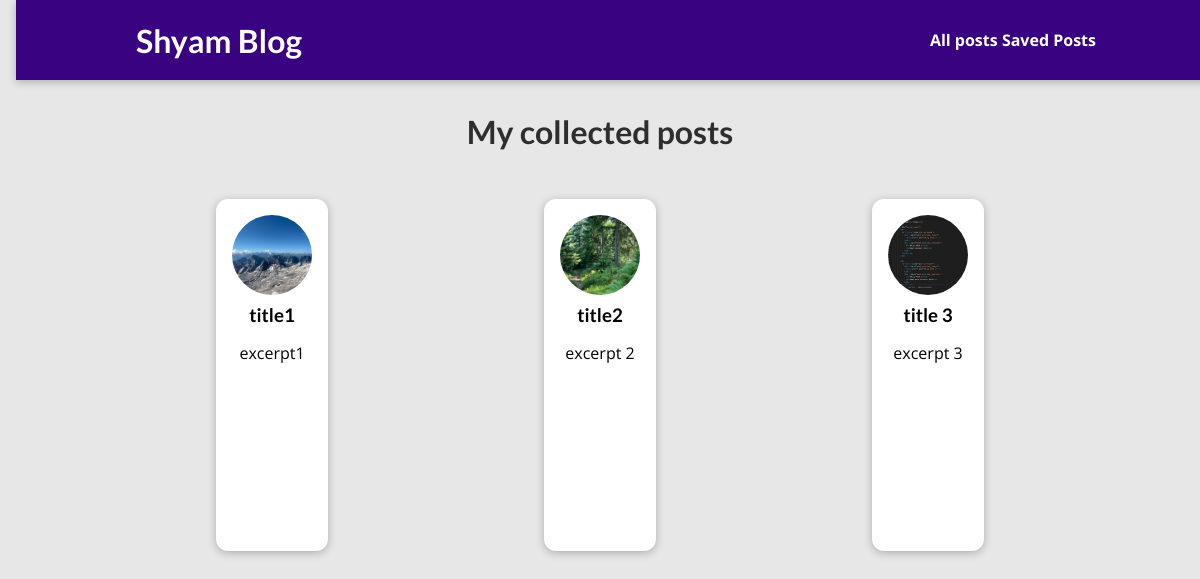
The app's page /blog/posts with its own data.
### blog/models.py (models this page shows, shortened)
class Post(models.Model):
    title=models.CharField(max_length=50)
    excerpt=models.CharField(max_length=100)
    image=models.ImageField(upload_to="posts",null=True)
    date=models.DateField(auto_now=True)
    slug=models.SlugField(unique=True,db_index=True)
    content=models.TextField(validators=[MinLengthValidator(10)])
    author=models.ForeignKey(Author,
                             null=True,
                             on_delete=models.SET_NULL,
                             related_name="posts")
    tags=models.ManyToManyField(Tag)

### blog/views.py (the view)
# urls.py: path("posts",views.AllpostsView.as_view(),name="posts-page"),
class AllpostsView(ListView):
    template_name="blog/all-posts.html"
    model=Post
    context_object_name="all_posts"
    ordering=["-date"]

### blog/templates/blog/all-posts.html (shortened to what this page needs)
{% extends 'base.html' %}
{% load static %}
{% block css_files %}
<link rel="stylesheet" href="{% static 'blog/all-posts.css' %}">
<link rel="stylesheet" href="{% static 'blog/post.css' %}">
{% endblock css_files %}
{% block content %}
<section id="all-posts">
<h2>My collected posts</h2>
<ul>
    {% for post in all_posts %}
    {% include "blog/includes/post.html" %}
    {% endfor %}
</ul>
</section>
{% endblock %}

### blog/templates/blog/includes/post.html (shortened to what this page needs)
{% load static %}
<li>
    <article class="post" >
        <a href="{% url 'post-details-page' post.slug %}">
            <img src="{{ post.image.url }}" alt="{{ post.title }}">
            <div class="post_content">
                <h3>{{ post.title }}</h3>
                <p>{{ post.excerpt }}</p>
            </div>
        </a>
    </article>
</li>

### static/app.css (style rules this page uses)
* { box-sizing: border-box; }
html { font-family: 'Open Sans', 'Lato', sans-serif; }
body { margin: 0; }
h1, h2, h3 { font-family: 'Lato', sans-serif; font-weight: bold; }

### blog/static/blog/all-posts.css (style rules this page uses)
body { background-color: #e7e7e7; }
#all-posts { margin: 7rem auto; width: 90%; max-width: 60rem; }
#all-posts h2 { text-align: center; font-size: 2rem; color: #2e2e2e; margin: 3rem 0; }
ul { list-style: none; margin: 0; padding: 0; display: grid; grid-template-columns: repeat(auto-fill, minmax(17rem, 1fr)); gap: 1.5rem; }
.post img { width: 7rem; height: 7rem; }
.post a { height: 22rem; transform-origin: center; box-shadow: 0 2px 8px rgba(0, 0, 0, 0.25); border-radius: 12px; background-color: white; }

### blog/static/blog/post.css (style rules this page uses)
.post { display: flex; flex-direction: column; align-items: center; text-align: center; }
.post a { text-decoration: none; color: black; transition: all 0.2s ease; padding: 1rem; }
.post img { width: 5rem; height: 5rem; object-fit: cover; border-radius: 50%; }
.post h3 { margin: 0.25rem 0; }

### records on screen
Post: image (picture), title "title1", excerpt "excerpt1"
Post: image (picture), title "title2", excerpt "excerpt 2"
Post: image (picture), title "title 3", excerpt "excerpt 3"
